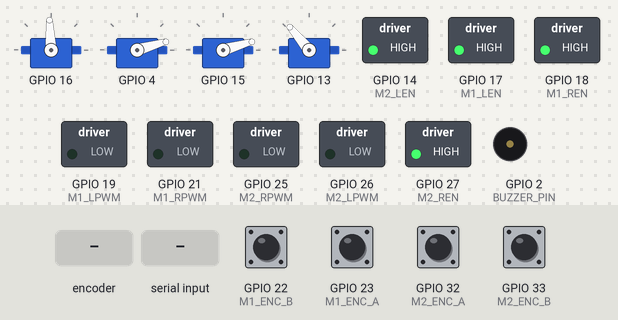
The sketch below on a simulated ESP32. On the bench: 4 × servo, switched loads named in the sketch (green lamp = pin HIGH), buzzer (waves = sounding). Inputs (shaded band) come from the test bench; at power-on: GPIO 22 (M1_ENC_B), GPIO 23 (M1_ENC_A), GPIO 32 (M2_ENC_A), GPIO 33 (M2_ENC_B) HIGH. EEPROM starts erased; servo pulses on a pin are drawn as a servo (544–2400 µs = 0–180°); what the sketch prints to the serial monitor is not drawn.

Above: at 1.25 s.
1.3 s: rotary encoder on GPIO 23 (M1_ENC_A) / GPIO 22 (M1_ENC_B) turned 1 step (first pin leading)
At 1.98 s:
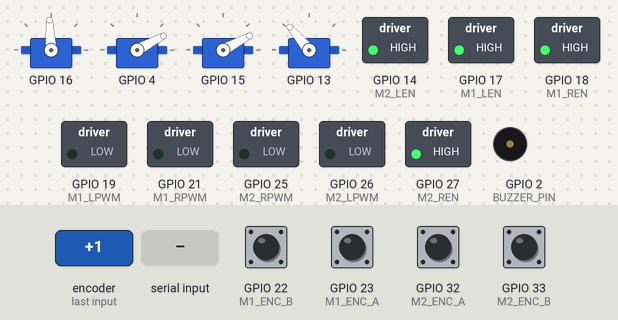
4.3 s: GPIO 32 (M2_ENC_A) pulled LOW for 0.15 s
At 6.8 s:
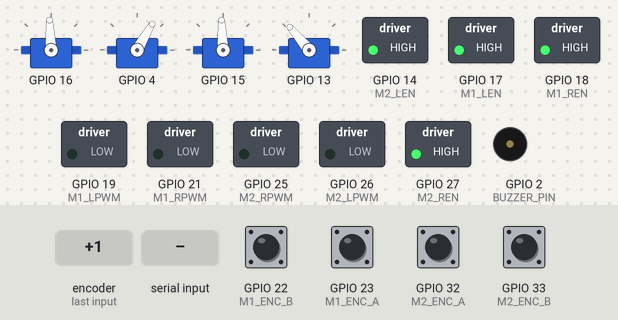
7.3 s: GPIO 33 (M2_ENC_B) pulled LOW for 0.15 s
8.9 s: byte 30 received over Serial
10.5 s: GPIO 32 (M2_ENC_A) pulled LOW for 1 s
13.0 s: GPIO 33 (M2_ENC_B) pulled LOW for 1 s
Timing chart, 0 to 16.0 s (numbered marks = the images above; inputs shaded):
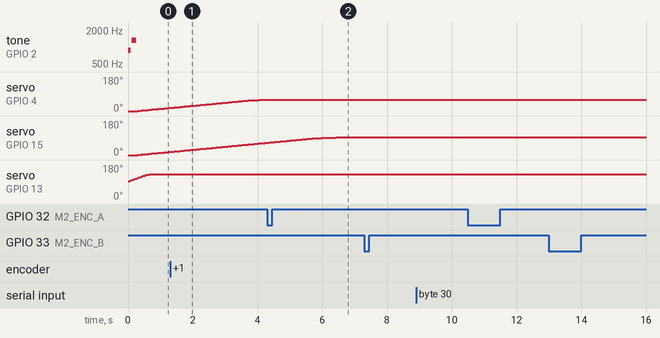

The sketch:

aip_firmware.ino
```cpp
#include "config.h"
#include "protocol.h"
#include "motor_control.h"
#include "servo_control.h"
#include "status_monitor.h"
#include "buzzer.h"
#include <string.h>
#include <esp_system.h>

static void onCmdVel(const uint8_t* payload, size_t) {
    CmdVelPacket pkt;
    memcpy(&pkt, payload, sizeof(pkt));
    float vl = pkt.linear_ms - pkt.angular_rads * (TRACK_WIDTH / 2.0f);
    float vr = pkt.linear_ms + pkt.angular_rads * (TRACK_WIDTH / 2.0f);
    MotorControl::setTargetVelocities(vl, vr);
    MotorControl::notifyCmdReceived();
}
static void onServo(const uint8_t* payload, size_t) {
    ServoPacket pkt;
    memcpy(&pkt, payload, sizeof(pkt));
    ServoControl::setAll(pkt.angles);
}
static void onServoRelease(const uint8_t* payload, size_t) {
    ServoReleasePacket pkt;
    memcpy(&pkt, payload, sizeof(pkt));
    ServoControl::requestRelease(pkt.mode);
}
static void onReset(const uint8_t*, size_t) {
    // 모터 정지 후 시리얼 플러시, 그 뒤 소프트 리셋
    MotorControl::setTargetVelocities(0.0f, 0.0f);
    Serial.flush();
    delay(30);
    esp_restart();
}
static void onBeep(const uint8_t* payload, size_t) {
    Buzzer::play(static_cast<Buzzer::Pattern>(payload[0]));
}

uint32_t lastAccel = 0, lastSync = 0, lastMotorFb = 0, lastServoFb = 0;

void setup() {
    Protocol::begin(115200);
    MotorControl::begin();
    ServoControl::begin();
    StatusMonitor::begin();
    Buzzer::begin();
    Protocol::registerHandler(PKT_CMD_VEL,       onCmdVel,       sizeof(CmdVelPacket));
    Protocol::registerHandler(PKT_SERVO,         onServo,        sizeof(ServoPacket));
    Protocol::registerHandler(PKT_SERVO_RELEASE, onServoRelease, sizeof(ServoReleasePacket));
    Protocol::registerHandler(PKT_RESET,         onReset,        sizeof(ResetPacket));
    Protocol::registerHandler(PKT_BEEP,          onBeep,         sizeof(BeepPacket));
    Buzzer::play(Buzzer::BOOT);  // 초기화 완료 신호
}

void loop() {
    const uint32_t now = millis();
    StatusMonitor::noteLoopIter();
    Protocol::poll();
    Buzzer::tick();

    if (now - lastAccel >= (uint32_t)ACCEL_INTERVAL) { lastAccel = now; MotorControl::tickAccel();   }
    if (now - lastSync  >= (uint32_t)SYNC_INTERVAL)  { lastSync  = now; MotorControl::tickSyncPID(); }

    if (now - lastMotorFb >= FEEDBACK_MS) {
        lastMotorFb = now;
        MotorControl::tickVelPID();
        int32_t e1, e2; MotorControl::snapshotEncoders(e1, e2);
        Protocol::sendMotorFb(e1, e2);
    }

    ServoControl::tick();

    if (now - lastServoFb >= FEEDBACK_MS) {
        lastServoFb = now;
        uint8_t s[4];
        ServoControl::getCurrent(s);
        Protocol::sendServoFb(s);
    }

    StatusMonitor::tick();
    MotorControl::checkWatchdog();
}
```

buzzer.cpp
```cpp
#include "buzzer.h"
#include "config.h"

#if BUZZER_ENABLED

namespace {

// Note : {주파수_Hz, 지속_ms}. freq=0 → 묵음(쉼표). ms=0 → 시퀀스 종료 sentinel.
struct Note { uint16_t freq_hz; uint16_t ms; };

// 부팅 완료: 낮은음 → 쉼표 → 높은음
static const Note SEQ_BOOT[]   = { {880, 80}, {0, 30}, {1320, 150}, {0, 0} };
// 단음
static const Note SEQ_SINGLE[] = { {1000, 100}, {0, 0} };
// 이중음
static const Note SEQ_DOUBLE[] = { {1000, 80}, {0, 50}, {1000, 80}, {0, 0} };
// 오류: 3회 빠른 비프
static const Note SEQ_ERROR[]  = { {880, 60}, {0, 30}, {880, 60}, {0, 30}, {880, 60}, {0, 0} };

static const Note* const ALL_SEQS[] = { SEQ_SINGLE, SEQ_DOUBLE, SEQ_BOOT, SEQ_ERROR };
static constexpr int SEQ_COUNT = (int)(sizeof(ALL_SEQS) / sizeof(ALL_SEQS[0]));

// 재생 상태
static const Note* s_seq    = nullptr;
static int         s_idx    = 0;
static uint32_t    s_note_t0 = 0;

void applyNote(const Note& n) {
    if (n.freq_hz > 0) {
        ledcWriteTone(BUZZER_CH, n.freq_hz);
    } else {
        ledcWrite(BUZZER_CH, 0);
    }
}

}  // namespace

void Buzzer::begin() {
    ledcSetup(BUZZER_CH, 2000, 8);
    ledcAttachPin(BUZZER_PIN, BUZZER_CH);
    ledcWrite(BUZZER_CH, 0);
}

void Buzzer::play(Pattern p) {
    if ((int)p >= SEQ_COUNT) return;
    s_seq    = ALL_SEQS[(int)p];
    s_idx    = 0;
    s_note_t0 = millis();
    applyNote(s_seq[0]);
}

void Buzzer::tick() {
    if (!s_seq) return;
    const uint32_t now = millis();
    const Note& cur = s_seq[s_idx];
    if (cur.ms == 0) {              // sentinel — 시퀀스 끝
        ledcWrite(BUZZER_CH, 0);
        s_seq = nullptr;
        return;
    }
    if (now - s_note_t0 >= (uint32_t)cur.ms) {
        s_idx++;
        s_note_t0 = now;
        const Note& next = s_seq[s_idx];
        if (next.ms == 0) {
            ledcWrite(BUZZER_CH, 0);
            s_seq = nullptr;
        } else {
            applyNote(next);
        }
    }
}

bool Buzzer::isBusy() { return s_seq != nullptr; }

#endif  // BUZZER_ENABLED
```

buzzer.h
```cpp
#pragma once
#include <Arduino.h>

#if BUZZER_ENABLED

namespace Buzzer {
    enum Pattern : uint8_t {
        SINGLE = 0,  // 단음 1회
        DOUBLE = 1,  // 이중음 2회
        BOOT   = 2,  // 부팅 완료 (낮은음→높은음 상승)
        ERROR  = 3,  // 오류 (3회 빠른)
    };

    void begin();
    void play(Pattern p);
    void tick();
    bool isBusy();
}

#else  // BUZZER_ENABLED == 0 : 모든 호출을 noop으로 대체
namespace Buzzer {
    enum Pattern : uint8_t { SINGLE=0, DOUBLE=1, BOOT=2, ERROR=3 };
    inline void begin() {}
    inline void play(Pattern) {}
    inline void tick() {}
    inline bool isBusy() { return false; }
}
#endif
```

motor_control.cpp
```cpp
#include "motor_control.h"
#include "config.h"
#include <Arduino.h>

// ===================================================================
//  MotorControl  (per-wheel FF + PI 속도루프 + 대칭 동기)
// ===================================================================
namespace {
    // ---- 엔코더 위치(ISR에서 갱신) ----
    volatile int32_t m1_pos = 0;
    volatile int32_t m2_pos = 0;

    // ---- 목표 / 지령 상태 ----
    float target_v1 = 0.0f, target_v2 = 0.0f;
    float target_spd1 = 0.0f, target_spd2 = 0.0f;
    int   cur_spd1 = 0, cur_spd2 = 0;
    float ipart1 = 0.0f, ipart2 = 0.0f;

    // ---- 동기 PID ----
    int32_t last_m1_pos = 0, last_m2_pos = 0;
    float   prev_v1 = 0.0f, prev_v2 = 0.0f;
    int32_t accum_error = 0, last_error = 0;
    float   integral = 0.0f;
    int     base_adj = 0;

    // ---- 워치독 / 스톨 ----
    uint32_t last_cmd_time = 0;
    bool     watchdog_tripped = false;
    int32_t  stall_last_m1 = 0, stall_last_m2 = 0;
    uint32_t stall_t1 = 0, stall_t2 = 0;

    // ---- ISR (4체배 증분, QUAD_LUT) ----
    const int8_t QUAD_LUT[16] = {0,+1,-1,0,-1,0,0,+1,+1,0,0,-1,0,-1,+1,0};
    volatile uint8_t m1_prev = 0, m2_prev = 0;

    inline void m1_isr() {
        uint8_t s = (digitalRead(M1_ENC_A) << 1) | digitalRead(M1_ENC_B);
        m1_pos += -QUAD_LUT[(m1_prev << 2) | s];
        m1_prev = s;
    }
    inline void m2_isr() {
        uint8_t s = (digitalRead(M2_ENC_A) << 1) | digitalRead(M2_ENC_B);
        m2_pos += +QUAD_LUT[(m2_prev << 2) | s];
        m2_prev = s;
    }
    void IRAM_ATTR m1_isr_a() { m1_isr(); }
    void IRAM_ATTR m1_isr_b() { m1_isr(); }
    void IRAM_ATTR m2_isr_a() { m2_isr(); }
    void IRAM_ATTR m2_isr_b() { m2_isr(); }

    // ---- 속도→PWM 선형 환산(floor 없음) ----
    inline int velToPwm(float v) {
        if (fabsf(v) < 0.005f) return 0;
        int pwm = (int)(fabsf(v) / MAX_WHEEL_VEL * 255.0f);
        return (v > 0.0f) ? pwm : -pwm;
    }

    // ---- affine 데드밴드: 0이 아니면 floor에서 시작해 255까지 선형 ----
    inline int applyDeadband(int u, int floor) {
        if (u == 0) return 0;
        int mag = floor + (int)((255 - floor) * (abs(u) / 255.0f));
        mag = constrain(mag, 0, 255);
        return (u > 0) ? mag : -mag;
    }

    // ---- 부호고정: 명령이 목표속도 부호를 반대로 넘지 않도록 ----
    inline float signLock(float cmd, float tv) {
        if (tv >  0.005f) return (cmd < 1.0f)  ? 1.0f  : cmd;
        if (tv < -0.005f) return (cmd > -1.0f) ? -1.0f : cmd;
        return cmd;
    }
    inline int signf(float x) { return (x > 0.005f) ? 1 : (x < -0.005f ? -1 : 0); }


    // ---- PWM 출력 (부호=방향, 크기 0..255) ----
    inline void setMotor1PWM(int u) {
        u = constrain(u, -255, 255);
        if (u >= 0) { ledcWrite(M1_R_CH, u);     ledcWrite(M1_L_CH, 0); }
        else        { ledcWrite(M1_R_CH, 0);     ledcWrite(M1_L_CH, -u); }
    }
    inline void setMotor2PWM(int u) {
        u = constrain(u, -255, 255);
        if (u >= 0) { ledcWrite(M2_L_CH, u);     ledcWrite(M2_R_CH, 0); }
        else        { ledcWrite(M2_L_CH, 0);     ledcWrite(M2_R_CH, -u); }
    }
}

void MotorControl::begin() {
    pinMode(M1_ENC_A, INPUT_PULLUP); pinMode(M1_ENC_B, INPUT_PULLUP);
    pinMode(M2_ENC_A, INPUT_PULLUP); pinMode(M2_ENC_B, INPUT_PULLUP);

    ledcSetup(M1_R_CH, DC_PWM_FREQ, DC_PWM_RES); ledcAttachPin(M1_RPWM, M1_R_CH);
    ledcSetup(M1_L_CH, DC_PWM_FREQ, DC_PWM_RES); ledcAttachPin(M1_LPWM, M1_L_CH);
    ledcSetup(M2_R_CH, DC_PWM_FREQ, DC_PWM_RES); ledcAttachPin(M2_RPWM, M2_R_CH);
    ledcSetup(M2_L_CH, DC_PWM_FREQ, DC_PWM_RES); ledcAttachPin(M2_LPWM, M2_L_CH);

    pinMode(M1_REN, OUTPUT); pinMode(M1_LEN, OUTPUT);
    pinMode(M2_REN, OUTPUT); pinMode(M2_LEN, OUTPUT);
    digitalWrite(M1_REN, HIGH); digitalWrite(M1_LEN, HIGH);
    digitalWrite(M2_REN, HIGH); digitalWrite(M2_LEN, HIGH);

    m1_prev = (digitalRead(M1_ENC_A) << 1) | digitalRead(M1_ENC_B);
    m2_prev = (digitalRead(M2_ENC_A) << 1) | digitalRead(M2_ENC_B);
    attachInterrupt(digitalPinToInterrupt(M1_ENC_A), m1_isr_a, CHANGE);
    attachInterrupt(digitalPinToInterrupt(M1_ENC_B), m1_isr_b, CHANGE);
    attachInterrupt(digitalPinToInterrupt(M2_ENC_A), m2_isr_a, CHANGE);
    attachInterrupt(digitalPinToInterrupt(M2_ENC_B), m2_isr_b, CHANGE);

    setMotor1PWM(0); setMotor2PWM(0);
    last_cmd_time = millis();
}

void MotorControl::setTargetVelocities(float vl, float vr) {
    float new_v1 = constrain(vl, -MAX_WHEEL_VEL, MAX_WHEEL_VEL);
    float new_v2 = constrain(vr, -MAX_WHEEL_VEL, MAX_WHEEL_VEL);
    if (signf(new_v1) != signf(target_v1)) ipart1 = 0.0f;
    if (signf(new_v2) != signf(target_v2)) ipart2 = 0.0f;
    target_v1 = new_v1;
    target_v2 = new_v2;
}

void MotorControl::notifyCmdReceived() {
    last_cmd_time = millis();
    if (watchdog_tripped) watchdog_tripped = false;
}

void MotorControl::checkWatchdog() {
    if (millis() - last_cmd_time > WATCHDOG_MS) {
        target_v1 = target_v2 = 0.0f;
        target_spd1 = target_spd2 = 0.0f;
        ipart1 = ipart2 = 0.0f;
        cur_spd1 = cur_spd2 = 0;
        setMotor1PWM(0); setMotor2PWM(0);
        watchdog_tripped = true;
    }
}

bool MotorControl::isWatchdogTripped() { return watchdog_tripped; }

void MotorControl::tickAccel() {
    static uint32_t t = 0;
    if (millis() - t < ACCEL_INTERVAL) return;
    t = millis();
    int ts1 = (int)target_spd1, ts2 = (int)target_spd2;
    if (cur_spd1 < ts1) cur_spd1 = min(cur_spd1 + ACCEL_STEP, ts1);
    else if (cur_spd1 > ts1) cur_spd1 = max(cur_spd1 - ACCEL_STEP, ts1);
    if (cur_spd2 < ts2) cur_spd2 = min(cur_spd2 + ACCEL_STEP, ts2);
    else if (cur_spd2 > ts2) cur_spd2 = max(cur_spd2 - ACCEL_STEP, ts2);
}

void MotorControl::tickSyncPID() {
    int32_t snap_m1, snap_m2;
    noInterrupts(); snap_m1 = m1_pos; snap_m2 = m2_pos; interrupts();

    int32_t delta_m1 = snap_m1 - last_m1_pos;
    int32_t delta_m2 = snap_m2 - last_m2_pos;
    last_m1_pos = snap_m1;
    last_m2_pos = snap_m2;

    if (target_v1 != prev_v1 || target_v2 != prev_v2) {
        accum_error = 0; integral = 0.0f; last_error = 0; base_adj = 0;
        prev_v1 = target_v1; prev_v2 = target_v2;
    }

    bool    apply_pid  = false;
    bool    is_straight = false;
    int32_t step_error = 0;
    if (target_v1 != 0.0f && target_v2 != 0.0f) {
        if (fabsf(target_v1 - target_v2) < 0.001f) {
            step_error  = delta_m1 - delta_m2;
            is_straight = true;
            apply_pid   = true;
        } else if (fabsf(target_v1 + target_v2) < 0.001f) {
            step_error  = abs(delta_m1) - abs(delta_m2);
            apply_pid   = true;
        }
    }

    if (apply_pid) {
        accum_error += step_error;
        integral    += (float)accum_error;
        integral     = constrain(integral, -150.0f, 150.0f);
        int32_t deriv = accum_error - last_error;
        float pid_out = (SYNC_KP * accum_error) + (SYNC_KI * integral) + (SYNC_KD * deriv);
        base_adj      = constrain((int)pid_out, -50, 50);
        last_error    = accum_error;
    } else {
        base_adj = 0;
    }

    int s1 = cur_spd1;
    int s2 = cur_spd2;
    if (apply_pid) {
        int half = base_adj / 2;
        if (is_straight) {
            s1 = cur_spd1 - half;
            s2 = cur_spd2 + (base_adj - half);
        } else {
            int adj1 = (target_v1 >= 0.0f) ? -half : +half;
            int adj2 = (target_v2 >= 0.0f) ? +(base_adj - half) : -(base_adj - half);
            s1 = cur_spd1 + adj1;
            s2 = cur_spd2 + adj2;
        }
    }

    s1 = (int)signLock((float)s1, target_v1);
    s2 = (int)signLock((float)s2, target_v2);

    setMotor1PWM(applyDeadband(s1, MIN_PWM));
    setMotor2PWM(applyDeadband(s2, MIN_PWM));
}

static inline void runVelWheel(float tv, float v, float& ipart, float& tspd) {
    if (fabsf(tv) < 0.005f) { tspd = 0.0f; ipart = 0.0f; return; }
    float ff   = (float)velToPwm(tv);
    float err  = tv - v;
    ipart += KI_VEL * err;
    ipart  = constrain(ipart, -VEL_I_MAX, VEL_I_MAX);
    float raw = ff + KP_VEL_P * err + ipart;
    float out = signLock(raw, tv);
    out = constrain(out, -255.0f, 255.0f);
    ipart += (out - raw);
    ipart  = constrain(ipart, -VEL_I_MAX, VEL_I_MAX);
    tspd   = out;
}

void MotorControl::tickVelPID() {
    static int32_t prev_m1 = 0, prev_m2 = 0;
    int32_t snap_m1, snap_m2;
    noInterrupts(); snap_m1 = m1_pos; snap_m2 = m2_pos; interrupts();

    const float DT = (float)FEEDBACK_MS / 1000.0f;
    const float TICK2M = (2.0f * 3.14159265f * WHEEL_RADIUS) / (float)CPR;
    float v1 = (snap_m1 - prev_m1) * TICK2M / DT;
    float v2 = (snap_m2 - prev_m2) * TICK2M / DT;
    prev_m1 = snap_m1; prev_m2 = snap_m2;

    uint32_t now = millis();
    if (fabsf(target_v1) > 0.005f && abs(snap_m1 - stall_last_m1) < 2) {
        if (now - stall_t1 > ENC_STALL_MS) { /* stalled */ }
    } else { stall_last_m1 = snap_m1; stall_t1 = now; }
    if (fabsf(target_v2) > 0.005f && abs(snap_m2 - stall_last_m2) < 2) {
        if (now - stall_t2 > ENC_STALL_MS) { /* stalled */ }
    } else { stall_last_m2 = snap_m2; stall_t2 = now; }

    runVelWheel(target_v1, v1, ipart1, target_spd1);
    runVelWheel(target_v2, v2, ipart2, target_spd2);
}

void MotorControl::snapshotEncoders(int32_t& e1, int32_t& e2) {
    noInterrupts(); e1 = m1_pos; e2 = m2_pos; interrupts();
}

bool MotorControl::isEncoderStalled(int idx) {
    uint32_t now = millis();
    if (idx == 0) return (fabsf(target_v1) > 0.005f) && (now - stall_t1 > ENC_STALL_MS);
    else          return (fabsf(target_v2) > 0.005f) && (now - stall_t2 > ENC_STALL_MS);
}
```

motor_control.h
```cpp
#pragma once
#include "config.h"

namespace MotorControl {
    void begin();
    void setTargetVelocities(float vel_left, float vel_right);

    void tickAccel();
    void tickSyncPID();
    void tickVelPID();

    void notifyCmdReceived();
    void checkWatchdog();

    void snapshotEncoders(int32_t& e1, int32_t& e2);

    // ★ STATUS
    bool isWatchdogTripped();
    bool isEncoderStalled(int idx);
}
```

protocol.h
```cpp
#pragma once
#include "config.h"

#pragma pack(push, 1)
// ── RX payload (PC → ESP32) ─────────────────────
struct CmdVelPacket {
    float linear_ms;
    float angular_rads;
};

struct ServoPacket {
    uint8_t angles[4];
};

struct ServoReleasePacket {
    uint8_t mode;   // 0 = SERVO_PARK_POSE 정렬 후 전체 detach
};

struct ResetPacket {
    uint8_t mode;   // 0 = 소프트 리셋 (esp_restart)
};

struct BeepPacket {
    uint8_t pattern;  // Buzzer::Pattern (0=단음, 1=이중, 2=부팅, 3=오류)
};

// ── TX framed (ESP32 → PC) ──────────────────────
struct MotorFbPacket {
    uint8_t h1   = PKT_H1;
    uint8_t h2   = PKT_H2;
    uint8_t type = PKT_MOTOR_FB;
    int32_t enc1;
    int32_t enc2;
    uint8_t checksum;
};

struct ServoFbPacket {
    uint8_t h1   = PKT_H1;
    uint8_t h2   = PKT_H2;
    uint8_t type = PKT_SERVO_FB;
    uint8_t angles[4];
    uint8_t checksum;
};

struct StatusPacket {
    uint8_t  h1   = PKT_H1;
    uint8_t  h2   = PKT_H2;
    uint8_t  type = PKT_STATUS;
    uint32_t uptime_ms;
    uint16_t flags;
    uint16_t bad_packets;
    uint16_t loop_hz;
    uint16_t free_heap_kb;
    uint8_t  checksum;
};
#pragma pack(pop)

using ProtocolHandler = void (*)(const uint8_t* payload, size_t len);

namespace Protocol {
    void     begin(unsigned long baud = 115200);
    void     registerHandler(uint8_t type, ProtocolHandler cb, size_t payloadLen);
    void     poll();
    void     sendMotorFb(int32_t enc1, int32_t enc2);
    void     sendServoFb(const uint8_t angles[4]);
    void     sendStatus(uint32_t uptime_ms, uint16_t flags,
                        uint16_t bad_packets, uint16_t loop_hz, uint16_t free_heap_kb);
    uint32_t badCount();
    uint16_t badCountAndReset();
}
```

servo_control.h
```cpp
#pragma once
#include "config.h"

namespace ServoControl {
    void begin();
    void setAngle(uint8_t idx, uint8_t deg);
    void setAll(const uint8_t deg[4]);
    void requestRelease(uint8_t mode = 0);
    void getCurrent(uint8_t out[4]);
    void tick();
    bool consumeOOR();
}
```

status_monitor.h
```cpp
#pragma once
#include "config.h"

namespace StatusMonitor {
    void     begin();
    void     noteLoopIter();
    void     tick();
    uint16_t currentFlags();
}
```

Source omitted: protocol.cpp (3733 bytes), servo_control.cpp (5123 bytes), status_monitor.cpp (1837 bytes), config.h (4434 bytes)

Measured:
- after the input at 7.3 s, every drawn part: stays the same
- after the input at 8.9 s, every drawn part: stays the same
- after the input at 10.5 s, every drawn part: stays the same
- after the input at 13.0 s, every drawn part: stays the same
